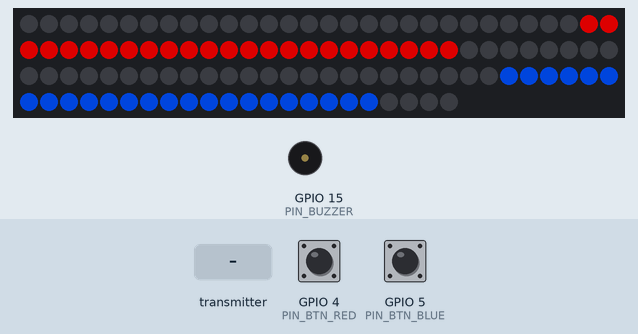
A program run on a simulated ESP32. On the bench: 112 RGB LEDs in strip order, left to right, continuing on the next row, buzzer (waves = sounding). The test bench sets the inputs (shaded band); at power-on: GPIO 4 (PIN_BTN_RED) HIGH, GPIO 5 (PIN_BTN_BLUE) HIGH. Dim RGB values are drawn brighter than linear; what the program prints to the serial monitor is not drawn.

Above: at 4.2 s.
4.3 s: GPIO 4 (PIN_BTN_RED) pulled LOW for 0.15 s
At 4.49 s:
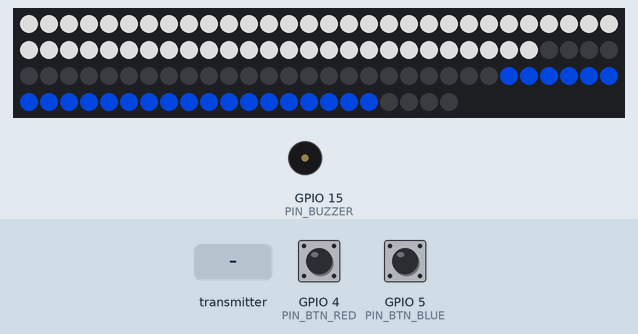
5.0 s: the transmitter starts sending redScore = 64
At 6.73 s:
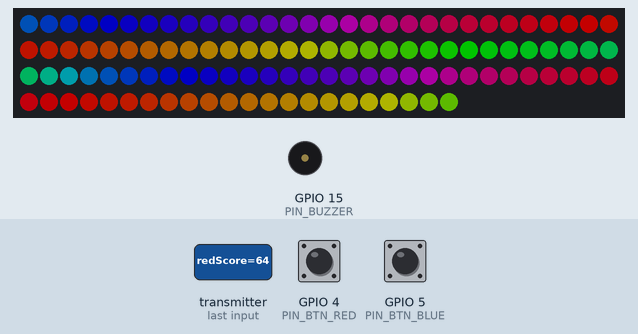
8.0 s: the transmitter starts sending blueScore = 64
11.0 s: GPIO 5 (PIN_BTN_BLUE) pulled LOW for 1 s
At 11.81 s:
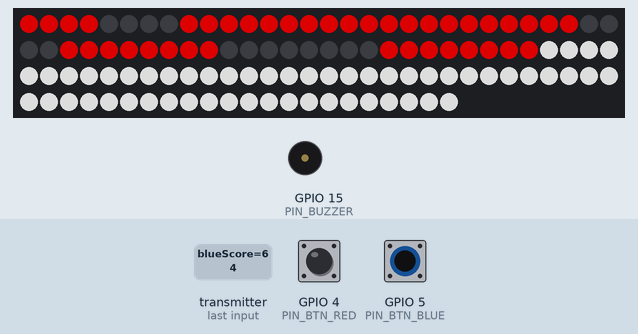
12.6 s: the transmitter starts sending command = 64
At 13.3 s:
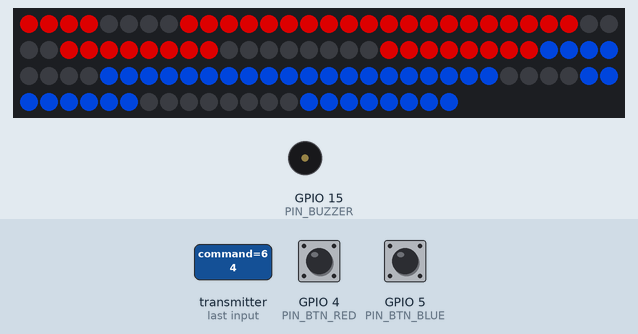
14.6 s: GPIO 5 (PIN_BTN_BLUE) pulled LOW for 0.15 s
At 14.79 s:
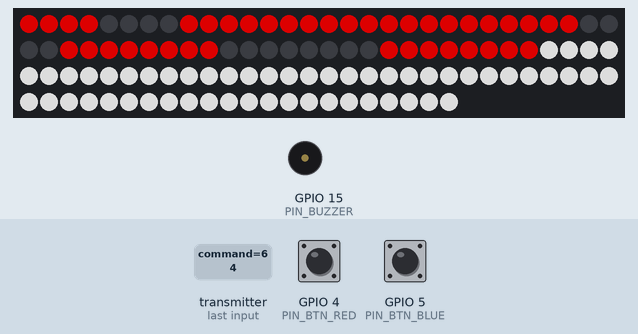
Timing chart, 0 to 16.3 s (numbered marks = the images above; inputs shaded):
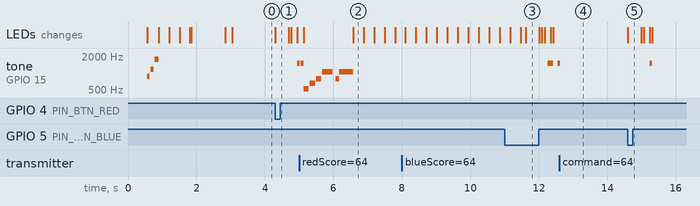

Measured:
- after the input at 4.3 s, tone on GPIO 15 (PIN_BUZZER): silent → 1500 Hz after 0.64 s; the LEDs: change at once (image 1)
- after the input at 5.0 s, the LEDs: first change after 0.13 s (image 2 shows a later state)
- after the input at 11.0 s, the LEDs: first differ from a run without the input after 0.63 s (image 3)
- after the input at 12.6 s, tone on GPIO 15 (PIN_BUZZER): goes on until 12.6 s, then stays silent
- after the input at 14.6 s, tone on GPIO 15 (PIN_BUZZER): silent → 1500 Hz after 0.64 s, → silent 0.08 s later; the LEDs: change at once (image 5)

The program:

main.cpp
```cpp
/**
 * ============================================================
 * LED Cornhole Scoreboard — Main Firmware
 * ============================================================
 *
 * ESP32-powered cornhole board with:
 * - WS2812B 7-segment LED scoreboard (4" digits, 4 LEDs/segment)
 * - ESP-NOW board-to-board wireless sync
 * - BLE mobile app connection (stubbed for future)
 * - Hole ring LED effects
 * - Buzzer sound effects
 * - Undo last score (hold both buttons)
 *
 * Boards are peers — identical firmware, only BOARD_ID differs.
 *
 * https://github.com/hoppup/led-cornhole
 * ============================================================
 */

#include <Arduino.h>
#include <FastLED.h>
#include "../include/config.h"
#include "score.h"
#include "display.h"
#include "buttons.h"
#include "espnow_comm.h"
#include "effects.h"
#include "buzzer.h"
#include "ble_service.h"

// --- Global State ---
CRGB leds[NUM_LEDS_TOTAL];
GameState game;

// Track if we just triggered a win (so we only celebrate once)
bool winCelebrated = false;

// ============================================================
// SETUP
// ============================================================
void setup() {
    Serial.begin(115200);
    delay(500);

    Serial.println();
    Serial.println("╔════════════════════════════════════╗");
    Serial.println("║   LED Cornhole Scoreboard v1.0     ║");
    Serial.printf( "║   Board: %-26s║\n", BLE_DEVICE_NAME);
    Serial.printf( "║   LEDs: %-4d total                 ║\n", NUM_LEDS_TOTAL);
    Serial.println("╚════════════════════════════════════╝");
    Serial.println();

    // --- Init LED strip ---
    FastLED.addLeds<WS2812B, PIN_LED_DATA, GRB>(leds, NUM_LEDS_TOTAL);
    FastLED.setBrightness(BRIGHTNESS_DEFAULT);
    display_init(leds);

    // --- Init subsystems ---
    buttons_init();
    buzzer_init();
    espnow_init();
    ble_init();         // Stub — ready for future app
    effects_init(leds);

    // --- Init game state ---
    score_init(game);

    // --- Startup sequence ---
    buzzer_startupSound();
    display_startupAnimation(leds);

    // Show initial score (0 : 0)
    display_updateScore(leds, game);

    Serial.println();
    Serial.println("[MAIN] Ready to play! Waiting for button presses...");
    Serial.println("[MAIN] Red button    → +1 Red");
    Serial.println("[MAIN] Blue button   → +1 Blue");
    Serial.println("[MAIN] Both held 1s  → Undo last score");
    Serial.println("[MAIN] Both held 3s  → Reset game");
    Serial.println();
}

// ============================================================
// Handle a local score/command change
// (updates display, sends to peer, notifies BLE)
// ============================================================
void onScoreChanged(bool isRed) {
    // Visual feedback
    display_flashScore(leds, isRed);
    effects_scoreFlash(leds, isRed);

    // Sound
    buzzer_scoreBeep();

    // Update display
    display_updateScore(leds, game);

    // Sync to other board
    espnow_sendScore(game);

    // Notify app (stub for now)
    ble_notifyScore(game);

    // Check for win
    if (score_checkWin(game) && !winCelebrated) {
        winCelebrated = true;
        bool redWon = (game.redScore >= WINNING_SCORE);
        buzzer_winFanfare();
        effects_winCelebration(leds, redWon);
        // Restore score display after celebration
        display_updateScore(leds, game);
    }
}

void onUndo() {
    score_undo(game);
    winCelebrated = false;
    buzzer_undoBeep();
    display_updateScore(leds, game);
    espnow_sendScore(game);
    ble_notifyScore(game);
}

void onReset() {
    score_reset(game);
    winCelebrated = false;
    buzzer_resetSound();
    effects_resetAnimation(leds);
    display_updateScore(leds, game);
    espnow_sendReset();
    ble_notifyScore(game);
}

// ============================================================
// MAIN LOOP
// ============================================================
void loop() {
    // --- Poll buttons ---
    ButtonEvent btn = buttons_poll();

    switch (btn) {
        case BTN_RED_PRESS:
            score_addRed(game);
            onScoreChanged(true);
            break;

        case BTN_BLUE_PRESS:
            score_addBlue(game);
            onScoreChanged(false);
            break;

        case BTN_UNDO:
            onUndo();
            break;

        case BTN_RESET_HOLD:
            onReset();
            break;

        case BTN_NONE:
        default:
            break;
    }

    // --- Check for incoming ESP-NOW data from other board ---
    if (espnow_hasReceived()) {
        ScorePacket pkt = espnow_getReceived();

        switch (pkt.command) {
            case CMD_SCORE_UPDATE: {
                // Determine which team scored (compare to our current state)
                bool redChanged = (pkt.redScore != game.redScore);

                // Update our state to match
                game.redScore = pkt.redScore;
                game.blueScore = pkt.blueScore;
                game.round = pkt.round;
                game.gameOver = (game.redScore >= WINNING_SCORE || game.blueScore >= WINNING_SCORE);
                game.canUndo = false; // Can't undo remote changes

                Serial.printf("[MAIN] Remote score update: Red=%d Blue=%d\n",
                             game.redScore, game.blueScore);

                // Visual + sound feedback
                buzzer_scoreBeep();
                display_updateScore(leds, game);

                // Check for win
                if (score_checkWin(game) && !winCelebrated) {
                    winCelebrated = true;
                    bool redWon = (game.redScore >= WINNING_SCORE);
                    buzzer_winFanfare();
                    effects_winCelebration(leds, redWon);
                    display_updateScore(leds, game);
                }
                break;
            }

            case CMD_RESET:
                Serial.println("[MAIN] Remote reset received");
                score_reset(game);
                winCelebrated = false;
                buzzer_resetSound();
                effects_resetAnimation(leds);
                display_updateScore(leds, game);
                break;

            default:
                Serial.printf("[MAIN] Unknown command: %d\n", pkt.command);
                break;
        }
    }

    // --- TODO: Check for BLE commands from app ---
    // if (ble_hasCommand()) { ... }

    // --- Update ambient effects (hole ring, edge LEDs) ---
    effects_update(leds, game);
    FastLED.show();

    // Small delay — prevents tight loop, saves power
    delay(10);
}
```

ble_service.cpp
```cpp
#include "ble_service.h"
#include "../include/config.h"

// ============================================================
// BLE Service — STUB (no-op implementations)
// Replace these with real BLE GATT server code when ready.
// ============================================================

void ble_init() {
    Serial.println("[BLE] Stub initialized (mobile app support not yet implemented)");
    Serial.printf("[BLE] Will advertise as: %s\n", BLE_DEVICE_NAME);
    // TODO: Initialize BLE with:
    // - BLEDevice::init(BLE_DEVICE_NAME)
    // - Create GATT service with score/command/settings characteristics
    // - Start advertising
}

void ble_notifyScore(const GameState &state) {
    // TODO: Notify connected BLE client of score update
    // For now, just log that we would have sent it
    (void)state; // Suppress unused warning
}

bool ble_hasCommand() {
    // TODO: Check if BLE client sent a command
    return false;
}
```

ble_service.h
```cpp
#ifndef BLE_SERVICE_H
#define BLE_SERVICE_H

#include <Arduino.h>
#include "score.h"

// ============================================================
// BLE Service — STUB for future mobile app integration
// ============================================================
// This module will handle:
// - BLE GATT server (peripheral mode)
// - Score characteristic (read/write/notify)
// - Command characteristic (write)
// - Settings characteristic (read/write)
// - Auto-advertising as "Cornhole-A" or "Cornhole-B"
//
// For now, all functions are no-ops so the rest of the firmware
// compiles and runs without BLE. When ready, implement using
// the ESP32 BLE Arduino library.
// ============================================================

// Initialize BLE (currently a no-op stub)
void ble_init();

// Notify connected app of score change (currently a no-op stub)
void ble_notifyScore(const GameState &state);

// Check if BLE has received a command from the app (stub — always false)
bool ble_hasCommand();

// TODO: When implementing, add:
// - ble_update() for main loop
// - ble_getCommand() to retrieve app commands
// - ble_isConnected() to check app connection state

#endif
```

buttons.cpp
```cpp
#include "buttons.h"
#include "../include/config.h"

static unsigned long lastRedPress = 0;
static unsigned long lastBluePress = 0;
static unsigned long bothPressStart = 0;
static bool bothHeld = false;
static bool undoFired = false;
static bool resetFired = false;

void buttons_init() {
    pinMode(PIN_BTN_RED, INPUT_PULLUP);
    pinMode(PIN_BTN_BLUE, INPUT_PULLUP);

    Serial.println("[BUTTONS] Initialized (2 buttons: Red + Blue)");
    Serial.println("[BUTTONS] Both held 1s = Undo, Both held 3s = Reset");
}

ButtonEvent buttons_poll() {
    unsigned long now = millis();
    bool redDown = (digitalRead(PIN_BTN_RED) == LOW);
    bool blueDown = (digitalRead(PIN_BTN_BLUE) == LOW);

    // --- Both buttons held: Undo (1s) or Reset (3s) ---
    if (redDown && blueDown) {
        if (!bothHeld) {
            bothPressStart = now;
            bothHeld = true;
            undoFired = false;
            resetFired = false;
        }

        unsigned long holdTime = now - bothPressStart;

        // Reset at 3 seconds (fires once)
        if (!resetFired && holdTime >= RESET_HOLD_MS) {
            resetFired = true;
            // Also suppress undo re-fire and single presses on release
            lastRedPress = now;
            lastBluePress = now;
            Serial.println("[BUTTONS] RESET (both held 3s)");
            return BTN_RESET_HOLD;
        }

        // Undo at 1 second (fires once)
        if (!undoFired && holdTime >= UNDO_HOLD_MS) {
            undoFired = true;
            lastRedPress = now;
            lastBluePress = now;
            Serial.println("[BUTTONS] UNDO (both held 1s)");
            return BTN_UNDO;
        }

        return BTN_NONE;
    } else {
        bothHeld = false;
    }

    // --- Red button: single press with debounce ---
    if (redDown && !blueDown && (now - lastRedPress > DEBOUNCE_MS)) {
        lastRedPress = now;
        Serial.println("[BUTTONS] Red pressed");
        return BTN_RED_PRESS;
    }

    // --- Blue button: single press with debounce ---
    if (blueDown && !redDown && (now - lastBluePress > DEBOUNCE_MS)) {
        lastBluePress = now;
        Serial.println("[BUTTONS] Blue pressed");
        return BTN_BLUE_PRESS;
    }

    return BTN_NONE;
}
```

buttons.h
```cpp
#ifndef BUTTONS_H
#define BUTTONS_H

#include <Arduino.h>

// Button events
enum ButtonEvent {
    BTN_NONE,
    BTN_RED_PRESS,
    BTN_BLUE_PRESS,
    BTN_UNDO,          // Both held 1 second
    BTN_RESET_HOLD     // Both held 3 seconds
};

void buttons_init();
ButtonEvent buttons_poll();

#endif
```

buzzer.cpp
```cpp
#include "buzzer.h"
#include "../include/config.h"

// Use LEDC for tone generation on ESP32
// (Arduino tone() doesn't work on ESP32 — use ledcWriteTone instead)

#define BUZZER_CHANNEL  0
#define BUZZER_RESOLUTION 8

static void playTone(uint16_t freq, uint16_t duration) {
    ledcWriteTone(BUZZER_CHANNEL, freq);
    delay(duration);
    ledcWriteTone(BUZZER_CHANNEL, 0);
}

void buzzer_init() {
    ledcSetup(BUZZER_CHANNEL, 2000, BUZZER_RESOLUTION);
    ledcAttachPin(PIN_BUZZER, BUZZER_CHANNEL);
    ledcWriteTone(BUZZER_CHANNEL, 0); // Start silent
    Serial.println("[BUZZER] Initialized");
}

void buzzer_scoreBeep() {
    // Quick high beep
    playTone(1500, 80);
}

void buzzer_undoBeep() {
    // Two quick low beeps
    playTone(800, 80);
    delay(60);
    playTone(600, 80);
}

void buzzer_resetSound() {
    // Descending three-note
    playTone(1000, 100);
    delay(50);
    playTone(700, 100);
    delay(50);
    playTone(400, 200);
}

void buzzer_winFanfare() {
    // Victory melody — charge!
    playTone(523, 150);  // C
    delay(30);
    playTone(659, 150);  // E
    delay(30);
    playTone(784, 150);  // G
    delay(30);
    playTone(1047, 300); // High C
    delay(100);
    playTone(784, 100);  // G
    playTone(1047, 400); // High C (hold)
}

void buzzer_startupSound() {
    // Quick ascending boot chime
    playTone(880, 80);   // A
    delay(30);
    playTone(1175, 80);  // D
    delay(30);
    playTone(1760, 120); // A (high)
}
```

buzzer.h
```cpp
#ifndef BUZZER_H
#define BUZZER_H

#include <Arduino.h>

void buzzer_init();
void buzzer_scoreBeep();       // Quick beep on score
void buzzer_undoBeep();        // Double beep on undo
void buzzer_resetSound();      // Descending tone on reset
void buzzer_winFanfare();      // Victory melody
void buzzer_startupSound();    // Boot chime

#endif
```

display.h
```cpp
#ifndef DISPLAY_H
#define DISPLAY_H

#include <FastLED.h>
#include "score.h"

// Initialize the LED display
void display_init(CRGB* leds);

// Update the full scoreboard display from game state
void display_updateScore(CRGB* leds, const GameState &state);

// Flash a team's digits briefly (called on score change)
void display_flashScore(CRGB* leds, bool isRed);

// Show a single digit value (0-9) at a digit position (0-3) in given color
void display_setDigit(CRGB* leds, uint8_t position, uint8_t value, CRGB color);

// Set the separator dots
void display_setSeparator(CRGB* leds, CRGB color);

// Clear the entire scoreboard zone
void display_clearScoreboard(CRGB* leds);

// Startup animation (LED test)
void display_startupAnimation(CRGB* leds);

#endif
```

effects.cpp
```cpp
#include "effects.h"
#include "../include/config.h"

static unsigned long lastUpdate = 0;
static uint8_t animHue = 0;

void effects_init(CRGB* leds) {
    #if LEDS_HOLE_RING > 0
    // Set hole ring to idle state — slow rainbow
    for (int i = 0; i < LEDS_HOLE_RING; i++) {
        leds[IDX_HOLE_RING + i] = CHSV(i * (256 / LEDS_HOLE_RING), 255, 80);
    }
    FastLED.show();
    #endif
    Serial.println("[EFFECTS] Initialized");
}

void effects_update(CRGB* leds, const GameState &state) {
    #if LEDS_HOLE_RING > 0
    unsigned long now = millis();

    // --- Hole ring animations (only when hole ring is enabled) ---
    if (now - lastUpdate > 50) {
        lastUpdate = now;
        animHue++;

        if (state.gameOver) {
            CRGB winColor = (state.redScore >= WINNING_SCORE) ? COLOR_RED : COLOR_BLUE;
            uint8_t brightness = beatsin8(120, 50, 255);
            for (int i = 0; i < LEDS_HOLE_RING; i++) {
                leds[IDX_HOLE_RING + i] = winColor;
                leds[IDX_HOLE_RING + i].nscale8(brightness);
            }
        } else if (state.redScore == 0 && state.blueScore == 0) {
            for (int i = 0; i < LEDS_HOLE_RING; i++) {
                leds[IDX_HOLE_RING + i] = CHSV(animHue + i * (256 / LEDS_HOLE_RING), 255, 80);
            }
        } else {
            uint8_t brightness = beatsin8(30, 60, 150);
            int half = LEDS_HOLE_RING / 2;
            for (int i = 0; i < half; i++) {
                leds[IDX_HOLE_RING + i] = COLOR_RED;
                leds[IDX_HOLE_RING + i].nscale8(brightness);
            }
            for (int i = half; i < LEDS_HOLE_RING; i++) {
                leds[IDX_HOLE_RING + i] = COLOR_BLUE;
                leds[IDX_HOLE_RING + i].nscale8(brightness);
            }
        }
    }
    #endif
}

void effects_scoreFlash(CRGB* leds, bool isRed) {
    // Flash the scoreboard digits in white briefly
    CRGB color = isRed ? COLOR_RED : COLOR_BLUE;
    uint8_t d0 = isRed ? 0 : 2;
    uint8_t d1 = isRed ? 1 : 3;

    // Quick flash on the scoring team's digits
    for (int flash = 0; flash < 2; flash++) {
        for (int i = 0; i < LEDS_PER_DIGIT; i++) {
            leds[d0 * LEDS_PER_DIGIT + i] = CRGB::White;
            leds[d1 * LEDS_PER_DIGIT + i] = CRGB::White;
        }
        FastLED.show();
        delay(80);

        for (int i = 0; i < LEDS_PER_DIGIT; i++) {
            leds[d0 * LEDS_PER_DIGIT + i] = COLOR_OFF;
            leds[d1 * LEDS_PER_DIGIT + i] = COLOR_OFF;
        }
        FastLED.show();
        delay(80);
    }
}

void effects_winCelebration(CRGB* leds, bool redWon) {
    Serial.printf("[EFFECTS] WIN CELEBRATION — %s wins!\n", redWon ? "RED" : "BLUE");

    CRGB winColor = redWon ? COLOR_RED : COLOR_BLUE;
    unsigned long start = millis();

    while (millis() - start < WIN_ANIM_DURATION) {
        // Rainbow chase across ALL LEDs
        uint8_t hue = (millis() / 10) % 256;
        for (int i = 0; i < NUM_LEDS_TOTAL; i++) {
            leds[i] = CHSV(hue + i * 4, 255, 200);
        }
        FastLED.show();
        delay(20);

        // Alternate with winner's color flash every 500ms
        if (((millis() - start) / 500) % 2 == 0) {
            for (int i = 0; i < NUM_LEDS_TOTAL; i++) {
                leds[i] = winColor;
            }
            FastLED.show();
            delay(20);
        }
    }
}

void effects_resetAnimation(CRGB* leds) {
    Serial.println("[EFFECTS] Reset animation");

    // Quick wipe from left to right — green sweep
    for (int i = 0; i < NUM_LEDS_TOTAL; i++) {
        leds[i] = COLOR_GREEN;
        if (i >= 3) leds[i-3] = COLOR_OFF;
        FastLED.show();
        delay(3);
    }

    // Clear everything
    fill_solid(leds, NUM_LEDS_TOTAL, COLOR_OFF);
    FastLED.show();
    delay(200);
}
```

effects.h
```cpp
#ifndef EFFECTS_H
#define EFFECTS_H

#include <FastLED.h>
#include "score.h"

// Initialize effects (hole ring, ambient)
void effects_init(CRGB* leds);

// Call every loop iteration — runs ambient animations
void effects_update(CRGB* leds, const GameState &state);

// Trigger a win celebration (blocking animation)
void effects_winCelebration(CRGB* leds, bool redWon);

// Trigger a score flash on the hole ring
void effects_scoreFlash(CRGB* leds, bool isRed);

// Reset animation (quick wipe)
void effects_resetAnimation(CRGB* leds);

#endif
```

Source omitted: display.cpp (5581 bytes), espnow_comm.cpp (3054 bytes), espnow_comm.h (751 bytes), score.cpp (1654 bytes), score.h (550 bytes), config.h (3836 bytes)
